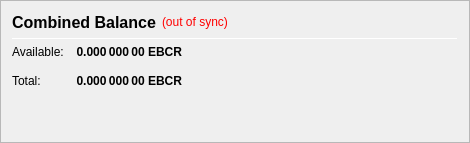
                   <widget class="QFrame" name="frame_CombinedBalances">
                    <property name="minimumSize">
                     <size>
                      <width>470</width>
                      <height>0</height>
                     </size>
                    </property>
                    <property name="frameShape">
                     <enum>QFrame::StyledPanel</enum>
                    </property>
                    <property name="frameShadow">
                     <enum>QFrame::Raised</enum>
                    </property>
                    <layout class="QVBoxLayout" name="verticalLayout_5">
                     <item>
                      <layout class="QHBoxLayout" name="horizontalLayout_5" stretch="0,0,0">
                       <item>
                        <widget class="QLabel" name="label_5z">
                         <property name="minimumSize">
                          <size>
                           <width>0</width>
                           <height>20</height>
                          </size>
                         </property>
                         <property name="font">
                          <font>
                           <pointsize>12</pointsize>
                           <weight>75</weight>
                           <bold>true</bold>
                          </font>
                         </property>
                         <property name="toolTip">
                          <string>Combined Balance (including unconfirmed and immature coins)</string>
                         </property>
                         <property name="text">
                          <string>Combined Balance</string>
                         </property>
                        </widget>
                       </item>
                       <item>
                        <widget class="QLabel" name="labelWalletStatus">
                         <property name="cursor">
                          <cursorShape>WhatsThisCursor</cursorShape>
                         </property>
                         <property name="toolTip">
                          <string>The displayed information may be out of date. Your wallet automatically synchronizes with the eBlockCoin network after a connection is established, but this process has not completed yet.</string>
                         </property>
                         <property name="styleSheet">
                          <string notr="true">QLabel { color: red; }</string>
                         </property>
                         <property name="text">
                          <string notr="true">(out of sync)</string>
                         </property>
                         <property name="alignment">
                          <set>Qt::AlignLeading|Qt::AlignLeft|Qt::AlignVCenter</set>
                         </property>
                        </widget>
                       </item>
                       <item>
                        <spacer name="horizontalSpacer_1">
                         <property name="orientation">
                          <enum>Qt::Horizontal</enum>
                         </property>
                         <property name="sizeHint" stdset="0">
                          <size>
                           <width>40</width>
                           <height>20</height>
                          </size>
                         </property>
                        </spacer>
                       </item>
                      </layout>
                     </item>
                     <item>
                      <widget class="Line" name="line_CombinedBalance">
                       <property name="minimumSize">
                        <size>
                         <width>0</width>
                         <height>1</height>
                        </size>
                       </property>
                       <property name="maximumSize">
                        <size>
                         <width>16777215</width>
                         <height>1</height>
                        </size>
                       </property>
                       <property name="orientation">
                        <enum>Qt::Horizontal</enum>
                       </property>
                      </widget>
                     </item>
                     <item>
                      <layout class="QGridLayout" name="gridLayout_3">
                       <property name="spacing">
                        <number>12</number>
                       </property>
                       <item row="1" column="0">
                        <widget class="QLabel" name="labelBalanceTextz">
                         <property name="text">
                          <string>Available:</string>
                         </property>
                        </widget>
                       </item>
                       <item row="1" column="1">
                        <widget class="QLabel" name="labelBalancez">
                         <property name="font">
                          <font>
                           <weight>75</weight>
                           <bold>true</bold>
                          </font>
                         </property>
                         <property name="cursor">
                          <cursorShape>IBeamCursor</cursorShape>
                         </property>
                         <property name="toolTip">
                          <string>Your current spendable balance</string>
                         </property>
                         <property name="text">
                          <string notr="true">0.000 000 00 EBCR</string>
                         </property>
                         <property name="alignment">
                          <set>Qt::AlignRight|Qt::AlignTrailing|Qt::AlignVCenter</set>
                         </property>
                         <property name="textInteractionFlags">
                          <set>Qt::LinksAccessibleByMouse|Qt::TextSelectableByKeyboard|Qt::TextSelectableByMouse</set>
                         </property>
                        </widget>
                       </item>
                       <item row="2" column="0">
                        <widget class="QLabel" name="labelTotalTextz">
                         <property name="text">
                          <string>Total:</string>
                         </property>
                        </widget>
                       </item>
                       <item row="2" column="1">
                        <widget class="QLabel" name="labelTotalz">
                         <property name="font">
                          <font>
                           <weight>75</weight>
                           <bold>true</bold>
                          </font>
                         </property>
                         <property name="cursor">
                          <cursorShape>IBeamCursor</cursorShape>
                         </property>
                         <property name="toolTip">
                          <string>Total Balance, including all unavailable coins.</string>
                         </property>
                         <property name="text">
                          <string notr="true">0.000 000 00 EBCR</string>
                         </property>
                         <property name="alignment">
                          <set>Qt::AlignRight|Qt::AlignTrailing|Qt::AlignVCenter</set>
                         </property>
                         <property name="textInteractionFlags">
                          <set>Qt::LinksAccessibleByMouse|Qt::TextSelectableByKeyboard|Qt::TextSelectableByMouse</set>
                         </property>
                        </widget>
                       </item>
                       <item row="2" column="3">
                        <spacer name="horizontalSpacer_2">
                         <property name="orientation">
                          <enum>Qt::Horizontal</enum>
                         </property>
                         <property name="sizeHint" stdset="0">
                          <size>
                           <width>40</width>
                           <height>20</height>
                          </size>
                         </property>
                        </spacer>
                       </item>
                      </layout>
                     </item>
                     <item>
                      <spacer name="verticalSpacer_1">
                       <property name="orientation">
                        <enum>Qt::Vertical</enum>
                       </property>
                       <property name="sizeHint" stdset="0">
                        <size>
                         <width>20</width>
                         <height>40</height>
                        </size>
                       </property>
                      </spacer>
                     </item>
                    </layout>
                   </widget>
